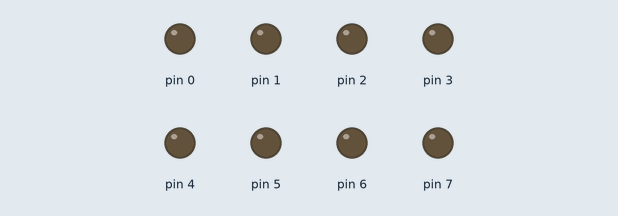
A sketch run on a simulated Arduino Uno, built with avr-gcc and run on an emulated ATmega328P. Parts: output pins drawn as LEDs (lit = HIGH).

Above: at 0.2 s.
At 1.7 s:
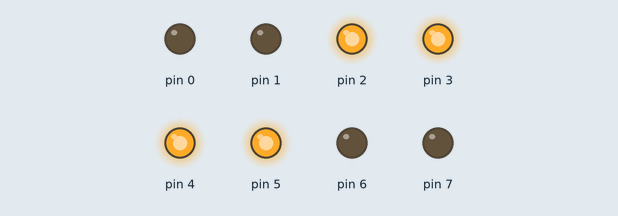
Timing chart, 0 to 3.0 s (numbered marks = the images above):
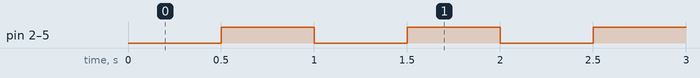

The sketch:

toggleBitPattern-5.ino
```cpp
// J.P.M Nov 2020
// Toggle bit pattern on AVR PORTD (e.g., Arduino Uno’s digital pins D0–D7).

// The bit mask for the pins we want to toggle.
// 0x3C (hex)  = 0011 1100 (binary)
//               |||| ||||
//               7654 3210  (bit numbers; bit0 is LSB)
// This targets bits 2,3,4,5 (PD2–PD5). On an Arduino Uno:
//   PD2 -> D2, PD3 -> D3, PD4 -> D4, PD5 -> D5
#define BITS_TO_TOGGLE 0x3C  // 00111100

void setup() {
  // DDRD: Data Direction Register for Port D.
  //   1 = output, 0 = input
  // B11111111 (binary) sets all eight pins on PORTD (PD0–PD7) as outputs.
  // On Arduino Uno, that’s pins D0–D7.
  // WARNING: PD0/PD1 (D0/D1) are used for serial RX/TX; setting them as outputs
  // can interfere with Serial. If you need Serial, don’t set those as outputs.
  DDRD  = B11111111;

  // PORTD: Data Register for Port D.
  // Writing a 1 drives the output HIGH on pins configured as outputs.
  // Here we apply our mask so PD2–PD5 start HIGH, others LOW.
  // Result after this line:
  //   PD5..PD2 = 1 1 1 1  (HIGH)
  //   PD1..PD0 = 0 0      (LOW)
  //   PD7..PD6 = 0 0      (LOW)  (since BITS_TO_TOGGLE doesn’t set those bits)
  PORTD = BITS_TO_TOGGLE;
}

void loop() {
  // XOR (“toggle”) the masked bits on PORTD every iteration.
  //   x ^ 1 -> flips bit,  x ^ 0 -> leaves bit as-is.
  // Effect:
  //   PD5..PD2: flip each time (HIGH->LOW->HIGH->…)
  //   Other PD bits: unchanged
  PORTD ^= BITS_TO_TOGGLE;

  // Wait 500 ms so you can see the blinking on connected LEDs.
  delay(500);
}
```

Measured:
- by itself, pin 2–5: alternates HIGH for 0.50 s and LOW for 0.50 s
